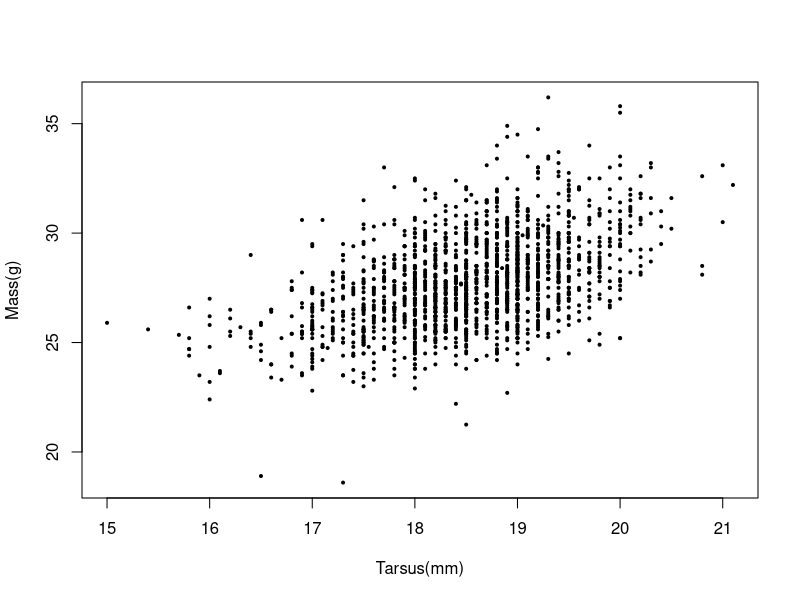
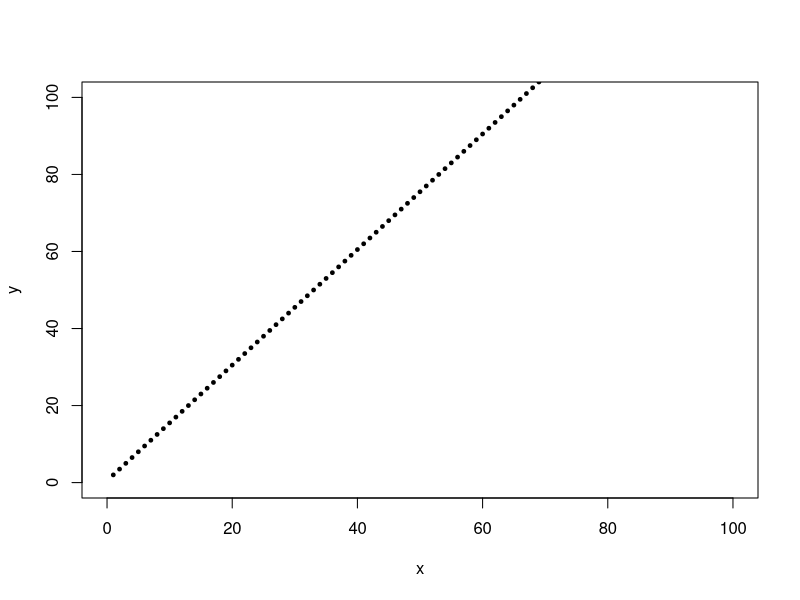
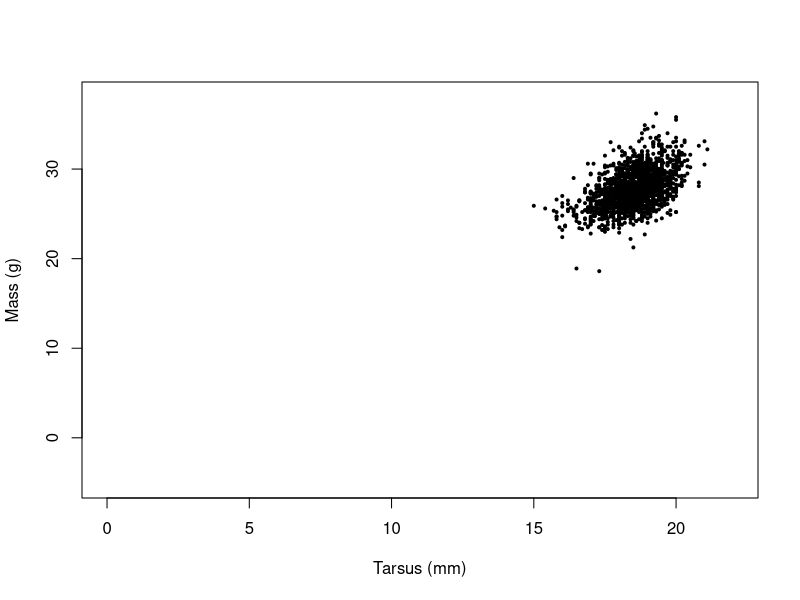
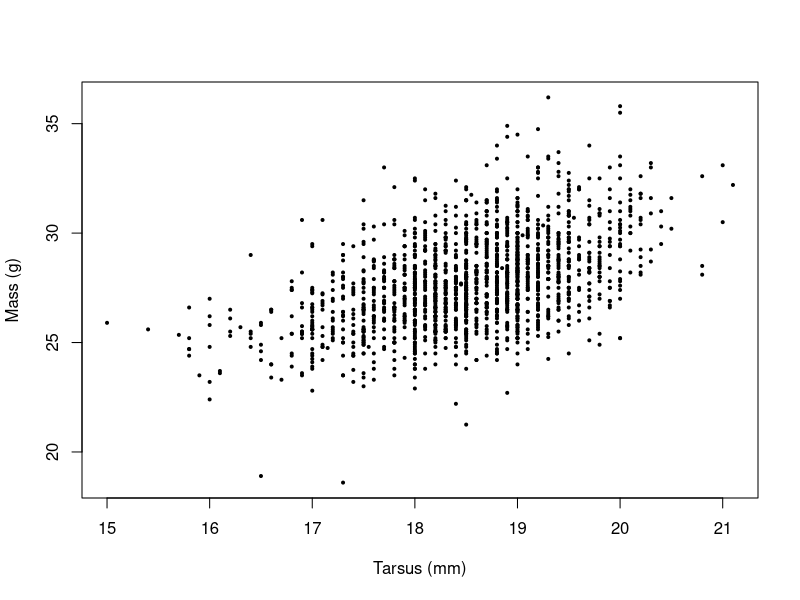
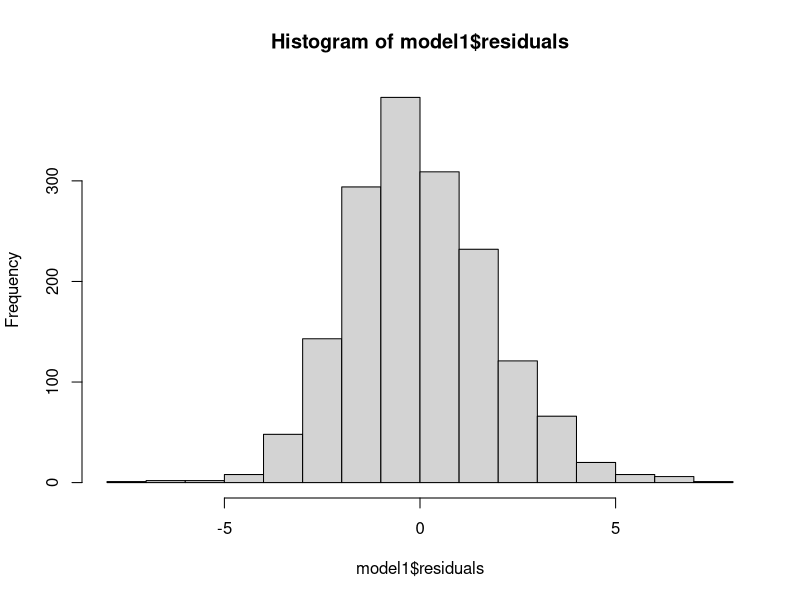
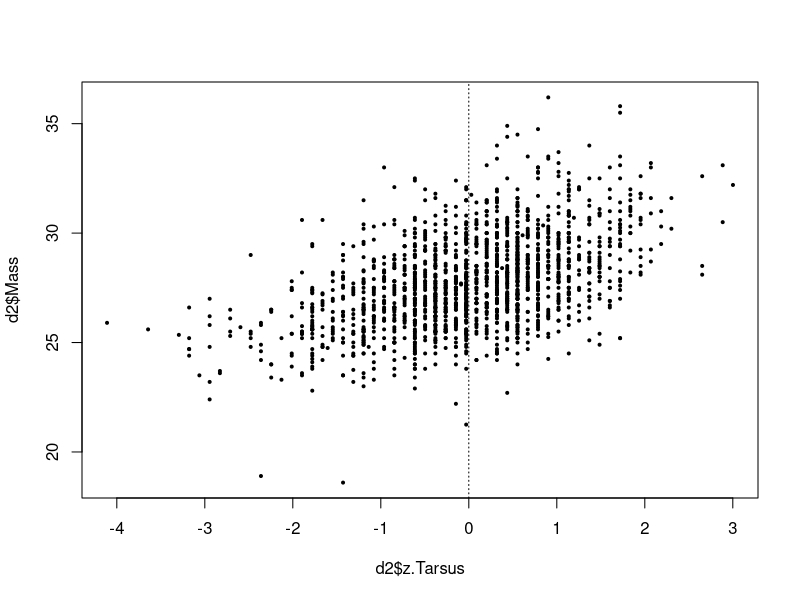
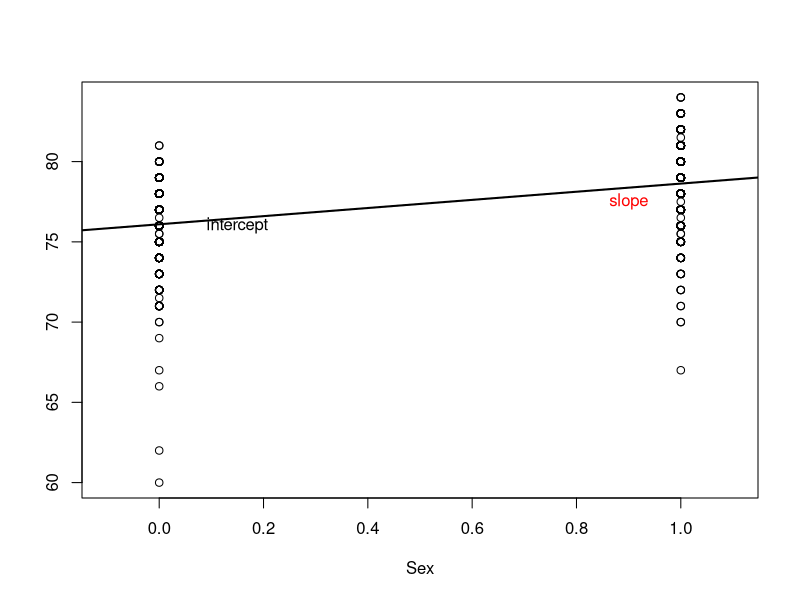
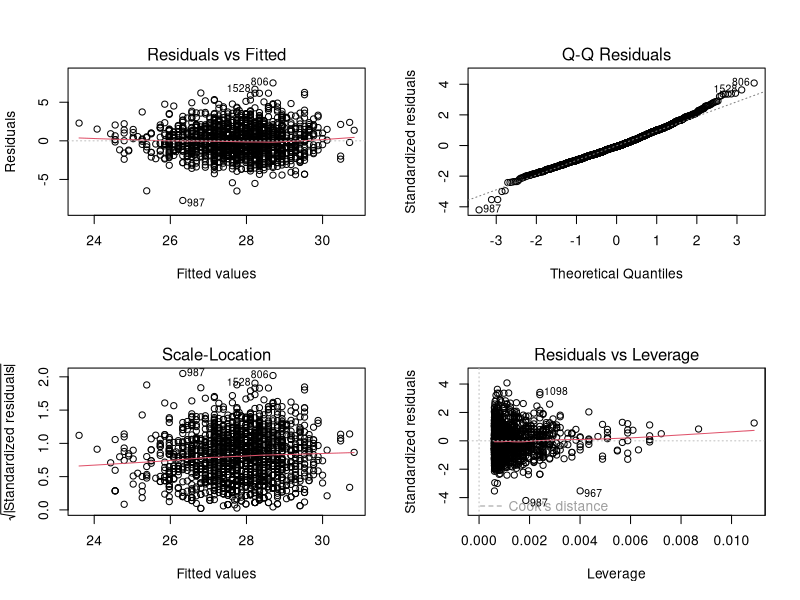

Write the R code that produced these figures, in order.
#!/usr/bin/env Rscript

# File: Sws.ho9.R
# Author: Georgina Chow georgina.chow20@imperial.ac.uk
# Date: Nov 2024
# Description: Hand out 9 R script for stats week. Contains calculations from
#              the data, plotting and linear model summaries.

rm(list=ls())

d <- read.table("../data/SparrowSize.txt", header=TRUE)

plot(d$Mass~d$Tarsus, ylab="Mass(g)", xlab="Tarsus(mm)", pch=19, cex=0.4)

x<-c(1:100)
a<-0.5
b<-1.5
y<-b*x+a
plot(x,y, xlim=c(0,100), ylim=c(0,100), pch=19, cex=0.5)

head(d$Mass)
d$Mass[1]
length(d$Mass)
d$Mass[1770]
tail(d$Mass)

plot(d$Mass~d$Tarsus, ylab="Mass (g)", xlab="Tarsus (mm)", pch=19, cex=0.4, 
     ylim=c(-5,38), xlim=c(0,22))

plot(d$Mass~d$Tarsus, ylab="Mass (g)", xlab="Tarsus (mm)", pch=19, cex=0.4)

d1<-subset(d, d$Mass!="NA")
d2<-subset(d1, d1$Tarsus!="NA")
length(d2$Tarsus)

model1<-lm(Mass~Tarsus, data=d2)
summary(model1)

hist(model1$residuals)
head(model1$residuals)

model2<-lm(y~x)
summary(model2)

d2$z.Tarsus<-scale(d2$Tarsus)
model3<-lm(Mass~z.Tarsus, data=d2)
summary(model3)

plot(d2$Mass~d2$z.Tarsus, pch=19, cex=0.4)
abline(v = 0, lty = "dotted")
head(d)
str(d)

d$Sex<-as.numeric(d$Sex)
plot(d$Wing ~ d$Sex, xlab="Sex", xlim=c(-0.1,1.1), ylab="")
abline(lm(d$Wing ~ d$Sex), lwd = 2)
text(0.15, 76, "intercept")
text(0.9, 77.5, "slope", col = "red")

d4<-subset(d, d$Wing!="NA")
m4<-lm(Wing~Sex, data=d4)
t4<-t.test(d4$Wing~d4$Sex, var.equal=TRUE)
summary(m4)
t4

par(mfrow=c(2,2))
plot(model3)

par(mfrow=c(2,2))
plot(m4)
